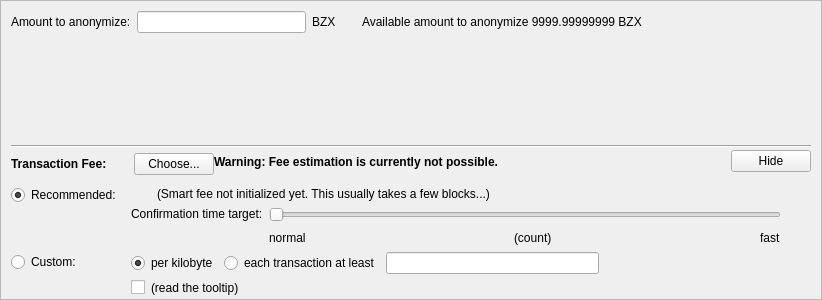
    <widget class="QFrame" name="verticalFrame">
     <property name="sizePolicy">
      <sizepolicy hsizetype="Preferred" vsizetype="Expanding">
       <horstretch>0</horstretch>
       <verstretch>0</verstretch>
      </sizepolicy>
     </property>
     <property name="minimumSize">
      <size>
       <width>0</width>
       <height>0</height>
      </size>
     </property>
     <property name="maximumSize">
      <size>
       <width>16777215</width>
       <height>300</height>
      </size>
     </property>
     <property name="frameShape">
      <enum>QFrame::StyledPanel</enum>
     </property>
     <property name="frameShadow">
      <enum>QFrame::Sunken</enum>
     </property>
     <layout class="QVBoxLayout" name="verticalLayout_6">
      <property name="leftMargin">
       <number>10</number>
      </property>
      <property name="topMargin">
       <number>10</number>
      </property>
      <property name="rightMargin">
       <number>10</number>
      </property>
      <property name="bottomMargin">
       <number>0</number>
      </property>
      <item>
       <layout class="QHBoxLayout" name="horizontalLayout_4">
        <property name="topMargin">
         <number>0</number>
        </property>
        <property name="bottomMargin">
         <number>0</number>
        </property>
        <item>
         <widget class="QLabel" name="amountToAnoymizeLabel">
          <property name="text">
           <string>Amount to anonymize:</string>
          </property>
         </widget>
        </item>
        <item>
         <widget class="BitcoinAmountField" name="anonymizeAmount">
         </widget>
        </item>
        <item>
         <widget class="QLabel" name="anonymizeUnit">
          <property name="text">
           <string>BZX</string>
          </property>
         </widget>
        </item>
        <item>
         <spacer name="horizontalSpacer_10">
          <property name="orientation">
           <enum>Qt::Horizontal</enum>
          </property>
          <property name="sizeType">
           <enum>QSizePolicy::Fixed</enum>
          </property>
          <property name="sizeHint" stdset="0">
           <size>
            <width>20</width>
            <height>20</height>
           </size>
          </property>
         </spacer>
        </item>
        <item>
         <widget class="QLabel" name="availableAmounToAnonymize">
          <property name="text">
           <string>Available amount to anonymize 9999.99999999 BZX</string>
          </property>
         </widget>
        </item>
        <item>
         <spacer name="horizontalSpacer_8">
          <property name="orientation">
           <enum>Qt::Horizontal</enum>
          </property>
          <property name="sizeHint" stdset="0">
           <size>
            <width>40</width>
            <height>20</height>
           </size>
          </property>
         </spacer>
        </item>
       </layout>
      </item>
      <item>
       <spacer name="verticalSpacer_10">
        <property name="orientation">
         <enum>Qt::Vertical</enum>
        </property>
        <property name="sizeHint" stdset="0">
         <size>
          <width>20</width>
          <height>600</height>
         </size>
        </property>
       </spacer>
      </item>
      <item>
       <layout class="QVBoxLayout" name="verticalLayoutFee2" stretch="0,0,0,0">
        <property name="spacing">
         <number>0</number>
        </property>
        <property name="leftMargin">
         <number>0</number>
        </property>
        <property name="topMargin">
         <number>0</number>
        </property>
        <item>
         <layout class="QVBoxLayout" name="verticalLayout_4">
          <item>
           <widget class="Line" name="line">
            <property name="orientation">
             <enum>Qt::Horizontal</enum>
            </property>
           </widget>
          </item>
         </layout>
        </item>
        <item>
         <layout class="QHBoxLayout" name="horizontalLayoutFee1">
          <property name="bottomMargin">
           <number>0</number>
          </property>
          <item>
           <layout class="QVBoxLayout" name="verticalLayoutFee7">
            <property name="spacing">
             <number>0</number>
            </property>
            <item>
             <spacer name="verticalSpacer_8">
              <property name="orientation">
               <enum>Qt::Vertical</enum>
              </property>
              <property name="sizeType">
               <enum>QSizePolicy::Fixed</enum>
              </property>
              <property name="sizeHint" stdset="0">
               <size>
                <width>1</width>
                <height>5</height>
               </size>
              </property>
             </spacer>
            </item>
            <item>
             <layout class="QHBoxLayout" name="horizontalLayoutSmartFee">
              <property name="spacing">
               <number>10</number>
              </property>
              <item>
               <widget class="QLabel" name="labelFeeHeadline">
                <property name="sizePolicy">
                 <sizepolicy hsizetype="Preferred" vsizetype="Maximum">
                  <horstretch>0</horstretch>
                  <verstretch>0</verstretch>
                 </sizepolicy>
                </property>
                <property name="font">
                 <font>
                  <weight>75</weight>
                  <bold>true</bold>
                 </font>
                </property>
                <property name="styleSheet">
                 <string notr="true">font-weight:bold;</string>
                </property>
                <property name="text">
                 <string>Transaction Fee:</string>
                </property>
               </widget>
              </item>
              <item>
               <widget class="QLabel" name="labelFeeMinimized">
                <property name="text">
                 <string/>
                </property>
               </widget>
              </item>
              <item>
               <widget class="QPushButton" name="buttonChooseFee">
                <property name="text">
                 <string>Choose...</string>
                </property>
               </widget>
              </item>
             </layout>
            </item>
            <item>
             <spacer name="verticalSpacer_5">
              <property name="orientation">
               <enum>Qt::Vertical</enum>
              </property>
              <property name="sizeHint" stdset="0">
               <size>
                <width>1</width>
                <height>1</height>
               </size>
              </property>
             </spacer>
            </item>
           </layout>
          </item>
          <item>
           <widget class="QLabel" name="fallbackFeeWarningLabel">
            <property name="font">
             <font>
              <weight>75</weight>
              <bold>true</bold>
             </font>
            </property>
            <property name="toolTip">
             <string>Using the fallbackfee can result in sending a transaction that will take several hours or days (or never) to confirm. Consider choosing your fee manually or wait until your have validated the complete chain.</string>
            </property>
            <property name="text">
             <string>Warning: Fee estimation is currently not possible.</string>
            </property>
            <property name="wordWrap">
             <bool>false</bool>
            </property>
           </widget>
          </item>
          <item>
           <spacer name="horizontalSpacer_4">
            <property name="orientation">
             <enum>Qt::Horizontal</enum>
            </property>
            <property name="sizeType">
             <enum>QSizePolicy::MinimumExpanding</enum>
            </property>
            <property name="sizeHint" stdset="0">
             <size>
              <width>40</width>
              <height>20</height>
             </size>
            </property>
           </spacer>
          </item>
          <item>
           <widget class="QPushButton" name="buttonMinimizeFee">
            <property name="toolTip">
             <string>collapse fee-settings</string>
            </property>
            <property name="text">
             <string>Hide</string>
            </property>
           </widget>
          </item>
         </layout>
        </item>
        <item>
         <widget class="QFrame" name="frameFeeSelection">
          <layout class="QVBoxLayout" name="verticalLayoutFee12">
           <property name="spacing">
            <number>0</number>
           </property>
           <property name="leftMargin">
            <number>0</number>
           </property>
           <property name="topMargin">
            <number>0</number>
           </property>
           <property name="rightMargin">
            <number>0</number>
           </property>
           <property name="bottomMargin">
            <number>0</number>
           </property>
           <item>
            <layout class="QGridLayout" name="gridLayoutFee">
             <property name="topMargin">
              <number>10</number>
             </property>
             <property name="bottomMargin">
              <number>4</number>
             </property>
             <property name="horizontalSpacing">
              <number>10</number>
             </property>
             <property name="verticalSpacing">
              <number>4</number>
             </property>
             <item row="1" column="1">
              <layout class="QVBoxLayout" name="verticalLayoutFee8">
               <property name="spacing">
                <number>6</number>
               </property>
               <item>
                <layout class="QHBoxLayout" name="horizontalLayoutFee13">
                 <item>
                  <widget class="QRadioButton" name="radioCustomPerKilobyte">
                   <property name="toolTip">
                    <string>If the custom fee is set to 1000 satoshis and the transaction is only 250 bytes, then &quot;per kilobyte&quot; only pays 250 satoshis in fee, while &quot;total at least&quot; pays 1000 satoshis. For transactions bigger than a kilobyte both pay by kilobyte.</string>
                   </property>
                   <property name="text">
                    <string>per kilobyte</string>
                   </property>
                   <property name="checked">
                    <bool>true</bool>
                   </property>
                   <attribute name="buttonGroup">
                    <string notr="true">groupCustomFee</string>
                   </attribute>
                  </widget>
                 </item>
                 <item>
                  <widget class="QRadioButton" name="radioCustomAtLeast">
                   <property name="toolTip">
                    <string>If the custom fee is set to 1000 satoshis and the transaction is only 250 bytes, then &quot;per kilobyte&quot; only pays 250 satoshis in fee, while &quot;total at least&quot; pays 1000 satoshis. For transactions bigger than a kilobyte both pay by kilobyte.</string>
                   </property>
                   <property name="text">
                    <string>each transaction at least</string>
                   </property>
                   <attribute name="buttonGroup">
                    <string notr="true">groupCustomFee</string>
                   </attribute>
                  </widget>
                 </item>
                 <item>
                  <widget class="BitcoinAmountField" name="customFee"/>
                 </item>
                 <item>
                  <spacer name="horizontalSpacer_6">
                   <property name="orientation">
                    <enum>Qt::Horizontal</enum>
                   </property>
                   <property name="sizeHint" stdset="0">
                    <size>
                     <width>1</width>
                     <height>1</height>
                    </size>
                   </property>
                  </spacer>
                 </item>
                </layout>
               </item>
               <item>
                <layout class="QHBoxLayout" name="horizontalLayoutFee8">
                 <item>
                  <widget class="QCheckBox" name="checkBoxMinimumFee">
                   <property name="toolTip">
                    <string>Paying only the minimum fee is just fine as long as there is less transaction volume than space in the blocks. But be aware that this can end up in a never confirming transaction once there is more demand for BZX transactions than the network can process.</string>
                   </property>
                   <property name="text">
                    <string/>
                   </property>
                  </widget>
                 </item>
                 <item>
                  <widget class="QLabel" name="labelMinFeeWarning">
                   <property name="enabled">
                    <bool>true</bool>
                   </property>
                   <property name="toolTip">
                    <string>Paying only the minimum fee is just fine as long as there is less transaction volume than space in the blocks. But be aware that this can end up in a never confirming transaction once there is more demand for BZX transactions than the network can process.</string>
                   </property>
                   <property name="text">
                    <string>(read the tooltip)</string>
                   </property>
                   <property name="margin">
                    <number>5</number>
                   </property>
                  </widget>
                 </item>
                 <item>
                  <spacer name="horizontalSpacer_2">
                   <property name="orientation">
                    <enum>Qt::Horizontal</enum>
                   </property>
                   <property name="sizeHint" stdset="0">
                    <size>
                     <width>1</width>
                     <height>1</height>
                    </size>
                   </property>
                  </spacer>
                 </item>
                </layout>
               </item>
              </layout>
             </item>
             <item row="0" column="0">
              <layout class="QVBoxLayout" name="verticalLayoutFee4" stretch="0,1">
               <item>
                <widget class="QRadioButton" name="radioSmartFee">
                 <property name="text">
                  <string>Recommended:</string>
                 </property>
                 <property name="checked">
                  <bool>true</bool>
                 </property>
                 <attribute name="buttonGroup">
                  <string notr="true">groupFee</string>
                 </attribute>
                </widget>
               </item>
               <item>
                <spacer name="verticalSpacer_2">
                 <property name="orientation">
                  <enum>Qt::Vertical</enum>
                 </property>
                 <property name="sizeHint" stdset="0">
                  <size>
                   <width>1</width>
                   <height>1</height>
                  </size>
                 </property>
                </spacer>
               </item>
              </layout>
             </item>
             <item row="1" column="0">
              <layout class="QVBoxLayout" name="verticalLayoutFee9" stretch="0,1">
               <item>
                <widget class="QRadioButton" name="radioCustomFee">
                 <property name="text">
                  <string>Custom:</string>
                 </property>
                 <attribute name="buttonGroup">
                  <string notr="true">groupFee</string>
                 </attribute>
                </widget>
               </item>
               <item>
                <spacer name="verticalSpacer_6">
                 <property name="orientation">
                  <enum>Qt::Vertical</enum>
                 </property>
                 <property name="sizeHint" stdset="0">
                  <size>
                   <width>1</width>
                   <height>1</height>
                  </size>
                 </property>
                </spacer>
               </item>
              </layout>
             </item>
             <item row="0" column="1">
              <layout class="QVBoxLayout" name="verticalLayoutFee3" stretch="0,0,1">
               <property name="spacing">
                <number>6</number>
               </property>
               <property name="topMargin">
                <number>2</number>
               </property>
               <item>
                <layout class="QHBoxLayout" name="horizontalLayoutFee12">
                 <item>
                  <widget class="QLabel" name="labelSmartFee">
                   <property name="text">
                    <string/>
                   </property>
                   <property name="margin">
                    <number>2</number>
                   </property>
                  </widget>
                 </item>
                 <item>
                  <widget class="QLabel" name="labelFeeEstimation">
                   <property name="text">
                    <string/>
                   </property>
                  </widget>
                 </item>
                 <item>
                  <widget class="QLabel" name="labelSmartFee2">
                   <property name="text">
                    <string>(Smart fee not initialized yet. This usually takes a few blocks...)</string>
                   </property>
                   <property name="margin">
                    <number>2</number>
                   </property>
                  </widget>
                 </item>
                 <item>
                  <spacer name="horizontalSpacer_5">
                   <property name="orientation">
                    <enum>Qt::Horizontal</enum>
                   </property>
                   <property name="sizeHint" stdset="0">
                    <size>
                     <width>1</width>
                     <height>1</height>
                    </size>
                   </property>
                  </spacer>
                 </item>
                </layout>
               </item>
               <item>
                <layout class="QHBoxLayout" name="horizontalLayoutFee9">
                 <item>
                  <layout class="QVBoxLayout" name="verticalLayoutFee6">
                   <item>
                    <widget class="QLabel" name="labelSmartFee3">
                     <property name="text">
                      <string>Confirmation time target:</string>
                     </property>
                     <property name="margin">
                      <number>2</number>
                     </property>
                    </widget>
                   </item>
                   <item>
                    <spacer name="verticalSpacer_3">
                     <property name="orientation">
                      <enum>Qt::Vertical</enum>
                     </property>
                     <property name="sizeHint" stdset="0">
                      <size>
                       <width>1</width>
                       <height>1</height>
                      </size>
                     </property>
                    </spacer>
                   </item>
                  </layout>
                 </item>
                 <item>
                  <layout class="QVBoxLayout" name="verticalLayoutFee5">
                   <property name="rightMargin">
                    <number>30</number>
                   </property>
                   <item>
                    <widget class="QSlider" name="sliderSmartFee">
                     <property name="minimum">
                      <number>0</number>
                     </property>
                     <property name="maximum">
                      <number>23</number>
                     </property>
                     <property name="pageStep">
                      <number>1</number>
                     </property>
                     <property name="value">
                      <number>0</number>
                     </property>
                     <property name="orientation">
                      <enum>Qt::Horizontal</enum>
                     </property>
                     <property name="invertedAppearance">
                      <bool>false</bool>
                     </property>
                     <property name="invertedControls">
                      <bool>false</bool>
                     </property>
                     <property name="tickPosition">
                      <enum>QSlider::NoTicks</enum>
                     </property>
                    </widget>
                   </item>
                   <item>
                    <layout class="QHBoxLayout" name="horizontalLayoutFee10">
                     <item>
                      <widget class="QLabel" name="labelSmartFeeNormal">
                       <property name="text">
                        <string>normal</string>
                       </property>
                      </widget>
                     </item>
                     <item>
                      <spacer name="horizontalSpacer_7">
                       <property name="orientation">
                        <enum>Qt::Horizontal</enum>
                       </property>
                       <property name="sizeHint" stdset="0">
                        <size>
                         <width>40</width>
                         <height>20</height>
                        </size>
                       </property>
                      </spacer>
                     </item>
                     <item>
                      <widget class="QLabel" name="confirmationTargetLabel">
                       <property name="text">
                        <string notr="true">(count)</string>
                       </property>
                      </widget>
                     </item>
                     <item>
                      <spacer name="horizontalSpacer_3">
                       <property name="orientation">
                        <enum>Qt::Horizontal</enum>
                       </property>
                       <property name="sizeHint" stdset="0">
                        <size>
                         <width>40</width>
                         <height>20</height>
                        </size>
                       </property>
                      </spacer>
                     </item>
                     <item>
                      <widget class="QLabel" name="labelSmartFeeFast">
                       <property name="text">
                        <string>fast</string>
                       </property>
                      </widget>
                     </item>
                    </layout>
                   </item>
                  </layout>
                 </item>
                </layout>
               </item>
               <item>
                <spacer name="verticalSpacer_4">
                 <property name="orientation">
                  <enum>Qt::Vertical</enum>
                 </property>
                 <property name="sizeHint" stdset="0">
                  <size>
                   <width>1</width>
                   <height>1</height>
                  </size>
                 </property>
                </spacer>
               </item>
              </layout>
             </item>
            </layout>
           </item>
          </layout>
         </widget>
        </item>
        <item>
         <spacer name="verticalSpacerFee">
          <property name="orientation">
           <enum>Qt::Vertical</enum>
          </property>
          <property name="sizeHint" stdset="0">
           <size>
            <width>800</width>
            <height>1</height>
           </size>
          </property>
         </spacer>
        </item>
       </layout>
      </item>
     </layout>
    </widget>
